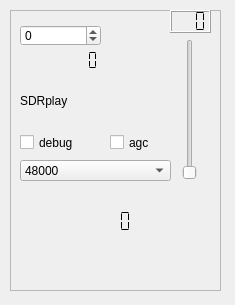
<?xml version="1.0" encoding="UTF-8"?>
<ui version="4.0">
 <class>sdrplayWidget</class>
 <widget class="QWidget" name="sdrplayWidget">
  <property name="geometry">
   <rect>
    <x>0</x>
    <y>0</y>
    <width>235</width>
    <height>305</height>
   </rect>
  </property>
  <property name="windowTitle">
   <string>SDRplay control</string>
  </property>
  <widget class="QFrame" name="frame">
   <property name="geometry">
    <rect>
     <x>10</x>
     <y>10</y>
     <width>211</width>
     <height>281</height>
    </rect>
   </property>
   <property name="frameShape">
    <enum>QFrame::StyledPanel</enum>
   </property>
   <property name="frameShadow">
    <enum>QFrame::Raised</enum>
   </property>
   <widget class="QLabel" name="label">
    <property name="geometry">
     <rect>
      <x>10</x>
      <y>80</y>
      <width>101</width>
      <height>21</height>
     </rect>
    </property>
    <property name="text">
     <string>SDRplay</string>
    </property>
   </widget>
   <widget class="QLabel" name="statusLabel">
    <property name="geometry">
     <rect>
      <x>16</x>
      <y>180</y>
      <width>121</width>
      <height>21</height>
     </rect>
    </property>
    <property name="text">
     <string/>
    </property>
   </widget>
   <widget class="QLCDNumber" name="api_version">
    <property name="geometry">
     <rect>
      <x>20</x>
      <y>40</y>
      <width>91</width>
      <height>21</height>
     </rect>
    </property>
    <property name="toolTip">
     <string>&lt;html&gt;&lt;head/&gt;&lt;body&gt;&lt;p&gt;API version number.&lt;/p&gt;&lt;/body&gt;&lt;/html&gt;</string>
    </property>
    <property name="lineWidth">
     <number>0</number>
    </property>
    <property name="segmentStyle">
     <enum>QLCDNumber::Flat</enum>
    </property>
   </widget>
   <widget class="QSlider" name="gainSlider">
    <property name="geometry">
     <rect>
      <x>170</x>
      <y>29</y>
      <width>20</width>
      <height>141</height>
     </rect>
    </property>
    <property name="toolTip">
     <string>&lt;html&gt;&lt;head/&gt;&lt;body&gt;&lt;p&gt;Gain slider for the SDRplay. Note that the higher the value, the higher the attenuation, i.e. a better name would be the attenuation slider.&lt;/p&gt;&lt;/body&gt;&lt;/html&gt;</string>
    </property>
    <property name="orientation">
     <enum>Qt::Vertical</enum>
    </property>
   </widget>
   <widget class="QLCDNumber" name="gainDisplay">
    <property name="geometry">
     <rect>
      <x>160</x>
      <y>0</y>
      <width>41</width>
      <height>23</height>
     </rect>
    </property>
    <property name="digitCount">
     <number>3</number>
    </property>
    <property name="segmentStyle">
     <enum>QLCDNumber::Flat</enum>
    </property>
   </widget>
   <widget class="QCheckBox" name="agcControl">
    <property name="geometry">
     <rect>
      <x>100</x>
      <y>120</y>
      <width>51</width>
      <height>25</height>
     </rect>
    </property>
    <property name="toolTip">
     <string>&lt;html&gt;&lt;head/&gt;&lt;body&gt;&lt;p&gt;Agc setting for the SDRplay.&lt;/p&gt;&lt;/body&gt;&lt;/html&gt;</string>
    </property>
    <property name="text">
     <string>agc</string>
    </property>
   </widget>
   <widget class="QSpinBox" name="ppmControl">
    <property name="geometry">
     <rect>
      <x>10</x>
      <y>15</y>
      <width>81</width>
      <height>21</height>
     </rect>
    </property>
    <property name="minimum">
     <number>-200</number>
    </property>
    <property name="maximum">
     <number>200</number>
    </property>
   </widget>
   <widget class="QComboBox" name="rateSelector">
    <property name="geometry">
     <rect>
      <x>10</x>
      <y>150</y>
      <width>151</width>
      <height>21</height>
     </rect>
    </property>
    <property name="toolTip">
     <string>&lt;html&gt;&lt;head/&gt;&lt;body&gt;&lt;p&gt;Samplerate for the output of the device handler, i.e. the samplerate with which the SW software will work.&lt;/p&gt;&lt;/body&gt;&lt;/html&gt;</string>
    </property>
    <item>
     <property name="text">
      <string>48000</string>
     </property>
    </item>
    <item>
     <property name="text">
      <string>96000</string>
     </property>
    </item>
    <item>
     <property name="text">
      <string>192000</string>
     </property>
    </item>
    <item>
     <property name="text">
      <string>256000</string>
     </property>
    </item>
    <item>
     <property name="text">
      <string>372000</string>
     </property>
    </item>
    <item>
     <property name="text">
      <string>512000</string>
     </property>
    </item>
   </widget>
   <widget class="QLCDNumber" name="rateDisplay">
    <property name="geometry">
     <rect>
      <x>10</x>
      <y>200</y>
      <width>151</width>
      <height>23</height>
     </rect>
    </property>
    <property name="toolTip">
     <string>&lt;html&gt;&lt;head/&gt;&lt;body&gt;&lt;p&gt;Sample rate of the SDRplay device.&lt;/p&gt;&lt;/body&gt;&lt;/html&gt;</string>
    </property>
    <property name="frameShape">
     <enum>QFrame::NoFrame</enum>
    </property>
    <property name="digitCount">
     <number>7</number>
    </property>
    <property name="segmentStyle">
     <enum>QLCDNumber::Flat</enum>
    </property>
   </widget>
   <widget class="QCheckBox" name="debugBox">
    <property name="geometry">
     <rect>
      <x>10</x>
      <y>120</y>
      <width>91</width>
      <height>25</height>
     </rect>
    </property>
    <property name="toolTip">
     <string>&lt;html&gt;&lt;head/&gt;&lt;body&gt;&lt;p&gt;Debug option. Activate when you are interested in getting lots of output.&lt;/p&gt;&lt;/body&gt;&lt;/html&gt;</string>
    </property>
    <property name="text">
     <string>debug</string>
    </property>
   </widget>
   <widget class="QLabel" name="serialNumber">
    <property name="geometry">
     <rect>
      <x>10</x>
      <y>240</y>
      <width>151</width>
      <height>20</height>
     </rect>
    </property>
    <property name="text">
     <string/>
    </property>
   </widget>
  </widget>
 </widget>
 <resources/>
 <connections/>
</ui>
